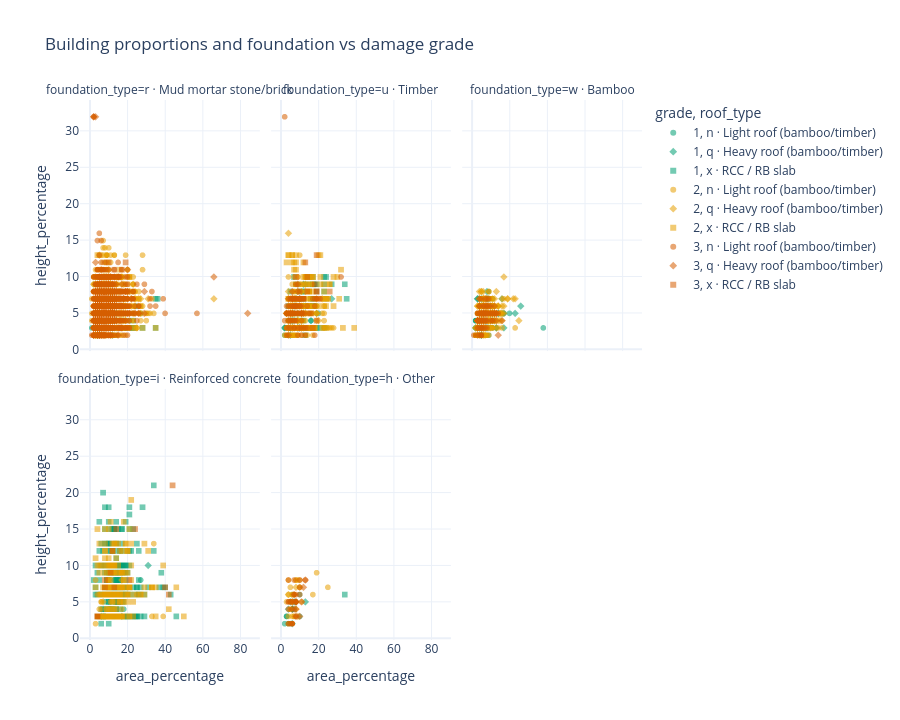
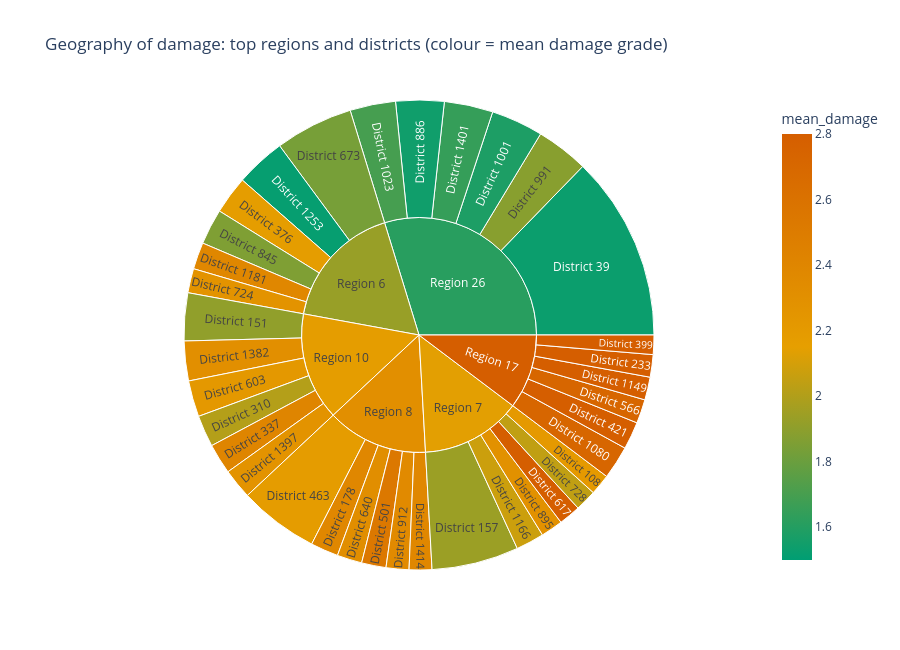
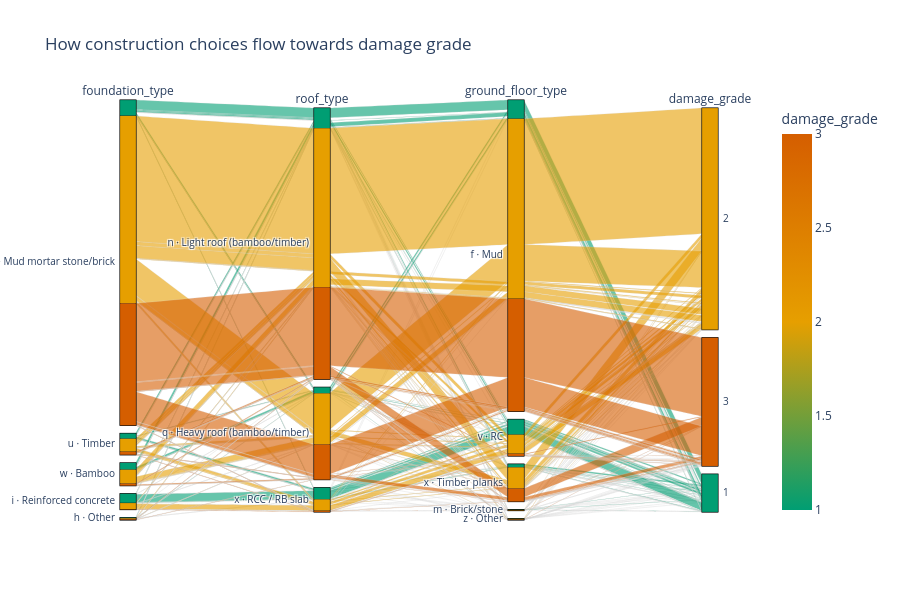

The cell these charts' notebook holds for them, in order:
### Markdown cell above
## Q2.8 Interactive views
**Why we add these:** static charts hide detail, and these let you hover and zoom.
- **Scatter:** footprint vs height, split by foundation and shaped by roof type. Look for tall, narrow buildings on weak foundations.
- **Sunburst:** regions → districts, sized by building count and coloured by average damage. Click a region to zoom in.
- **Parallel categories:** follow a path of foundation → roof → ground floor to see which combinations end in grade 3.

**How the code works:** plotly draws all three. We sample 15,000–20,000 buildings for the scatter and parallel plots so they stay fast, and the sunburst shows only the six largest regions and their six largest districts.

### Code cell
GRADE_MAP = {"1": DAMAGE_COLORS[1], "2": DAMAGE_COLORS[2], "3": DAMAGE_COLORS[3]}

# 1) Scatter: proportions by foundation, symbol = roof
samp = eda.sample(min(15000, len(eda)), random_state=SEED).assign(grade=lambda d: d[TARGET].astype(str))
fig = px.scatter(samp, x="area_percentage", y="height_percentage", color="grade", symbol="roof_type",
                 facet_col="foundation_type", facet_col_wrap=3, opacity=0.55,
                 color_discrete_map=GRADE_MAP, category_orders={"grade": ["1", "2", "3"]},
                 hover_data=["age", "count_floors_pre_eq"],
                 title="Building proportions and foundation vs damage grade")
fig.update_layout(height=720); fig.show()

# 2) Sunburst: region → district, coloured by average damage grade
agg = (df.groupby(["geo_level_1_id", "geo_level_2_id"])
         .agg(n=(TARGET, "size"), mean_damage=(TARGET, "mean")).reset_index())
top_regions = df["geo_level_1_id"].value_counts().head(6).index
agg = (agg[agg["geo_level_1_id"].isin(top_regions)].sort_values("n")
          .groupby("geo_level_1_id").tail(6))
agg["region"]   = "Region " + agg["geo_level_1_id"].astype(str)
agg["district"] = "District " + agg["geo_level_2_id"].astype(str)
fig = px.sunburst(agg, path=["region", "district"], values="n", color="mean_damage",
                  color_continuous_scale=RISK_SCALE, range_color=[1.5, 2.8],
                  title="Geography of damage: top regions and districts (colour = mean damage grade)")
fig.update_layout(height=650); fig.show()

# 3) Parallel categories
pc = eda.sample(min(20000, len(eda)), random_state=SEED)
fig = px.parallel_categories(pc, dimensions=["foundation_type", "roof_type", "ground_floor_type", TARGET],
                             color=TARGET, color_continuous_scale=RISK_SCALE,
                             title="How construction choices flow towards damage grade")
fig.update_layout(height=600); fig.show()
